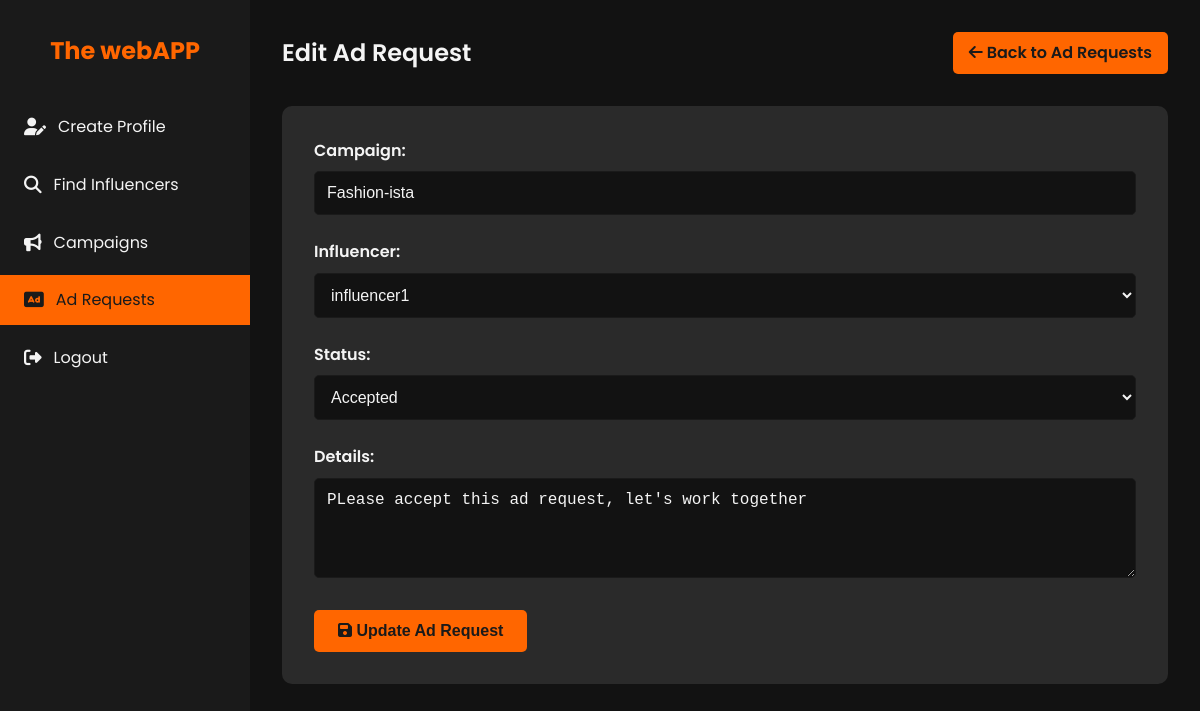
The page /ad_requests/edit/1 on the database its author committed.
### models.py (models this page shows, shortened)
class Campaign(db.Model):
    id = db.Column(db.Integer, primary_key=True)
    sponsor_id = db.Column(db.Integer, db.ForeignKey('sponsor.id', ondelete='SET NULL'), nullable=True)
    title = db.Column(db.String(120), nullable=False)
    company_name= db.Column(db.String(120), nullable=False)
    description = db.Column(db.Text)
    budget = db.Column(db.Float)
    category = db.Column(db.String(120))
    status = db.Column(db.String(50), nullable=False)  # active, completed, flagged
    start_date = db.Column(db.DateTime)
    end_date = db.Column(db.DateTime)
    is_public = db.Column(db.Boolean, default=True)
    sponsor = db.relationship('Sponsor', backref=db.backref('campaigns', lazy=True, cascade='all, delete-orphan'))

class AdRequest(db.Model):
    id = db.Column(db.Integer, primary_key=True)
    campaign_id = db.Column(db.Integer, db.ForeignKey('campaign.id', ondelete='CASCADE'), nullable=False)
    influencer_id = db.Column(db.Integer, db.ForeignKey('influencer.id', ondelete='CASCADE'), nullable=False)
    status = db.Column(db.String(50), nullable=False)  # pending, accepted, rejected, negotiated
    details = db.Column(db.Text)
    negotiation_terms = db.Column(db.Text)
    communication_log = db.Column(db.Text)
    renegotiation_email = db.Column(db.String(120), nullable=False)
    company_name = db.Column(db.String(120), nullable=False)
    created_at = db.Column(db.DateTime, default=datetime.utcnow)
    updated_at = db.Column(db.DateTime, default=datetime.utcnow, onupdate=datetime.utcnow)
    campaign = db.relationship('Campaign', backref=db.backref('ad_requests', lazy=True, cascade='all, delete-orphan'))
    influencer = db.relationship('Influencer', backref=db.backref('ad_requests', lazy=True, cascade='all, delete-orphan'))

class User(db.Model, UserMixin):
    id = db.Column(db.Integer, primary_key=True)
    username = db.Column(db.String(80), unique=True, nullable=False)
    password = db.Column(db.String(200), nullable=False)
    email = db.Column(db.String(120), unique=True, nullable=False)
    role = db.Column(db.String(50), nullable=False)  # admin, sponsor, influencer
    is_active = db.Column(db.Boolean, default=True)
    sponsor = db.relationship('Sponsor', back_populates='user', uselist=False)
    influencer = db.relationship('Influencer', back_populates='user', uselist=False)

### app.py (the view, shortened to what this page needs)
    @app.route('/ad_requests/edit/<int:id>', methods=['GET', 'POST'])
    def edit_ad_request(id):
        ad_request = AdRequest.query.get_or_404(id)
        influencers = Influencer.query.all()
        return render_template('edit_ad_request.html', ad_request=ad_request, influencers=influencers)

### templates/edit_ad_request.html (shortened to what this page needs)
<!DOCTYPE html>
<html lang="en">
<head>
    <link rel="stylesheet" href="https://cdnjs.cloudflare.com/ajax/libs/font-awesome/6.1.1/css/all.min.css">
</head>
<body>
    <div class="dashboard">
        <aside class="sidebar">
            <div class="logo">
                <h1>The webAPP</h1>
            </div>
            <nav>
                <ul class="nav-menu">
                    <li class="nav-item">
                        <a href="{{ url_for('sponsor_profile') }}" class="nav-link">
                            <i class="fas fa-user-edit"></i> Create Profile
                        </a>
                    </li>
                    <li class="nav-item">
                        <a href="{{ url_for('search_influencers') }}" class="nav-link">
                            <i class="fas fa-search"></i> Find Influencers
                        </a>
                    </li>
                    <li class="nav-item">
                        <a href="{{ url_for('campaigns_list') }}" class="nav-link">
                            <i class="fas fa-bullhorn"></i> Campaigns
                        </a>
                    </li>
                    <li class="nav-item">
                        <a href="{{ url_for('list_ad_requests') }}" class="nav-link active">
                            <i class="fas fa-ad"></i> Ad Requests
                        </a>
                    </li>
                    <li class="nav-item">
                        <a href="{{ url_for('logout') }}" class="nav-link">
                            <i class="fas fa-sign-out-alt"></i> Logout
                        </a>
                    </li>
                </ul>
            </nav>
        </aside>
        <main class="main-content">
            <header class="header">
                <h1 class="welcome-text">Edit Ad Request</h1>
                <a href="{{ url_for('list_ad_requests') }}" class="btn">
                    <i class="fas fa-arrow-left"></i> Back to Ad Requests
                </a>
            </header>
            <section class="form-container">
                <form action="{{ url_for('edit_ad_request', id=ad_request.id) }}" method="POST">
                    <div class="form-group">
                        <label for="campaign_id">Campaign:</label>
                        <input type="text" id="campaign_id" class="form-control" value="{{ ad_request.campaign.title }}" readonly>
                    </div>
                    <div class="form-group">
                        <label for="influencer_id">Influencer:</label>
                        <select name="influencer_id" id="influencer_id" class="form-control" required>
                            {% for influencer in influencers %}
                            <option value="{{ influencer.id }}" {% if influencer.id == ad_request.influencer_id %}selected{% endif %}>{{ influencer.user.username }}</option>
                            {% endfor %}
                        </select>
                    </div>
                    <div class="form-group">
                        <label for="status">Status:</label>
                        <select name="status" id="status" class="form-control" required>
                            <option value="accepted" {% if ad_request.status == 'accepted' %}selected{% endif %}>Accepted</option>
                        </select>
                    </div>
                    <div class="form-group">
                        <label for="details">Details:</label>
                        <textarea name="details" id="details" rows="4" class="form-control">{{ ad_request.details }}</textarea>
                    </div>
                    <button type="submit" class="btn-submit">
                        <i class="fas fa-save"></i> Update Ad Request
                    </button>
                </form>
            </section>
        </main>
    </div>
</body>
</html>

### templates/edit_ad_request.html (style rules this page uses)
:root { --primary-color: #1a1a1a; --secondary-color: #ff6600; --text-color: #f4f4f4; --bg-color: #121212; --card-bg-color: #2a2a2a; --hover-color: #ff8533; }
* { margin: 0; padding: 0; box-sizing: border-box; }
body { font-family: 'Poppins', sans-serif; line-height: 1.6; color: var(--text-color); background-color: var(--bg-color); }
.dashboard { display: flex; min-height: 100vh; }
.sidebar { width: 250px; background-color: var(--primary-color); padding: 2rem 0; position: fixed; height: 100vh; overflow-y: auto; }
.logo { text-align: center; margin-bottom: 2rem; }
.logo h1 { color: var(--secondary-color); font-size: 1.5rem; }
.nav-menu { list-style-type: none; }
.nav-item { margin-bottom: 0.5rem; }
.nav-link { display: flex; align-items: center; padding: 0.75rem 1.5rem; color: var(--text-color); text-decoration: none; transition: all 0.3s ease; }
.nav-link:hover, .nav-link.active { background-color: var(--secondary-color); color: var(--primary-color); }
.nav-link i { margin-right: 0.75rem; font-size: 1.1rem; }
.main-content { flex-grow: 1; margin-left: 250px; padding: 2rem; }
.header { display: flex; justify-content: space-between; align-items: center; margin-bottom: 2rem; }
.welcome-text { font-size: 1.5rem; font-weight: 600; }
.btn { background-color: var(--secondary-color); color: var(--primary-color); padding: 0.5rem 1rem; border: none; border-radius: 5px; cursor: pointer; font-weight: 600; transition: all 0.3s ease; text-decoration: none; display: inline-block; }
.form-container { background-color: var(--card-bg-color); border-radius: 10px; padding: 2rem; }
.form-group { margin-bottom: 1.5rem; }
.form-group label { display: block; margin-bottom: 0.5rem; font-weight: 600; }
.form-control { width: 100%; padding: 0.75rem; border: 1px solid var(--primary-color); border-radius: 5px; background-color: var(--bg-color); color: var(--text-color); font-size: 1rem; }
textarea.form-control { min-height: 100px; resize: vertical; }
.btn-submit { background-color: var(--secondary-color); color: var(--primary-color); padding: 0.75rem 1.5rem; border: none; border-radius: 5px; cursor: pointer; font-weight: 600; font-size: 1rem; transition: all 0.3s ease; }

### rows shown on the page
Campaign: campaign "Fashion-ista"
AdRequest: influencer_id "influencer1", status "Accepted", details "PLease accept this ad request, let's work together"
